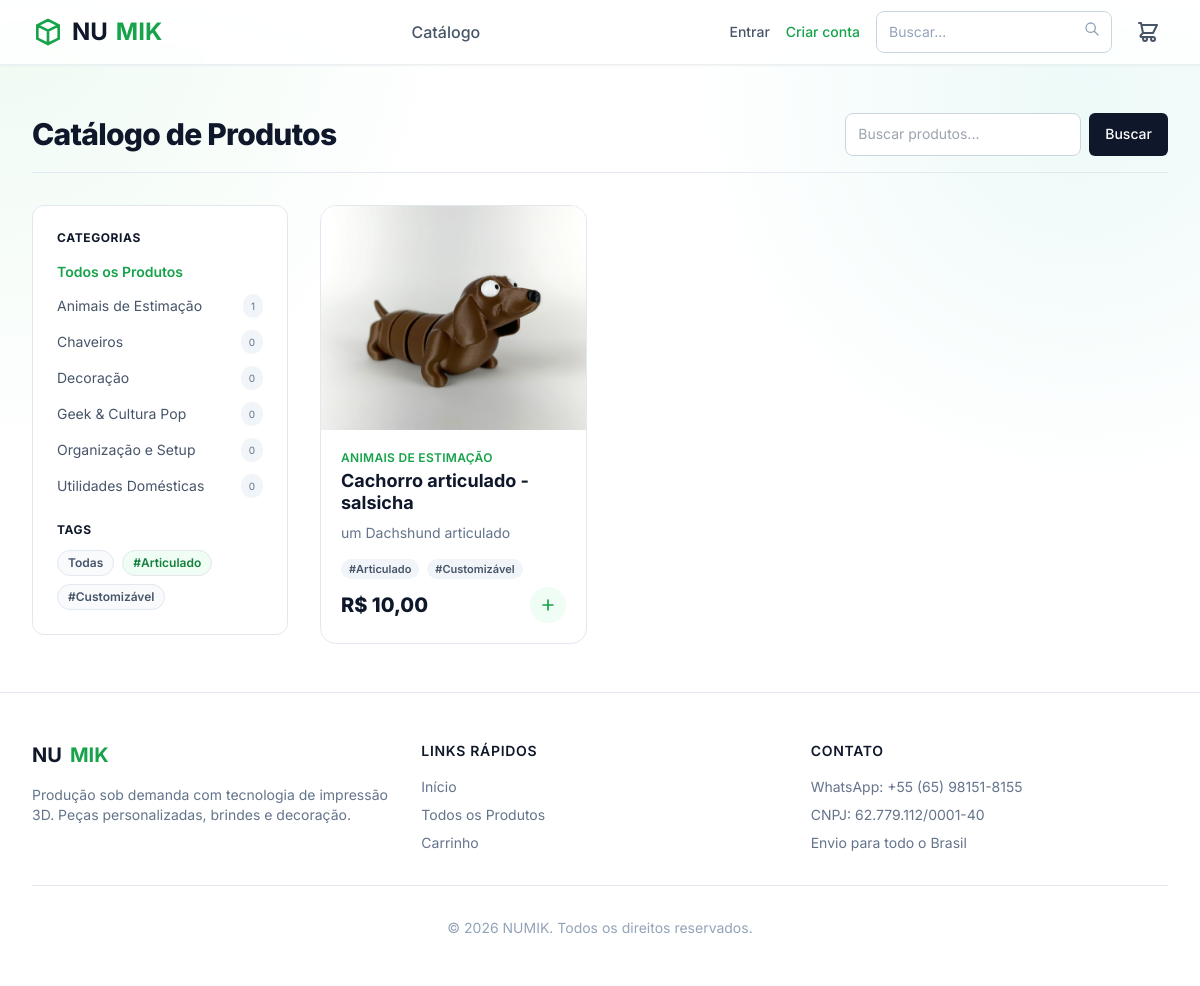
The app's page /produtos/?tag=articulado with its own data.
### catalog/models.py (models this page shows, shortened)
class Category(models.Model):
    name = models.CharField(max_length=150, verbose_name="Nome da Categoria")
    slug = models.SlugField(max_length=150, unique=True)
    description = models.TextField(blank=True, verbose_name="Descrição")
    class Meta:
        verbose_name = "Categoria"
        verbose_name_plural = "Categorias"
        ordering = ['name']

class Tag(models.Model):
    name = models.CharField(max_length=80, unique=True, verbose_name="Nome da Tag")
    slug = models.SlugField(max_length=80, unique=True)
    class Meta:
        verbose_name = "Tag"
        verbose_name_plural = "Tags"
        ordering = ['name']

class Product(models.Model):
    category = models.ForeignKey(Category, related_name='products', on_delete=models.SET_NULL, null=True, blank=True, verbose_name="Categoria")
    name = models.CharField(max_length=200, verbose_name="Nome do Produto")
    slug = models.SlugField(max_length=200, unique=True)
    short_description = models.CharField(max_length=255, verbose_name="Descrição Curta")
    description = models.TextField(verbose_name="Descrição Longa")
    base_price = models.DecimalField(max_digits=10, decimal_places=2, verbose_name="Preço Base")
    is_active = models.BooleanField(default=True, verbose_name="Ativo?")
    lead_time_text = models.CharField(max_length=100, default="Produção em 3 a 5 dias úteis", verbose_name="Prazo Estimado")
    tags = models.ManyToManyField(Tag, related_name='products', blank=True, verbose_name="Tags (#)")
    created_at = models.DateTimeField(auto_now_add=True)
    updated_at = models.DateTimeField(auto_now=True)
    class Meta:
        verbose_name = "Produto"
        verbose_name_plural = "Produtos"
        ordering = ['-created_at']
    def get_absolute_url(self):
        return reverse('catalog:product_detail', kwargs={'slug': self.slug})

class ProductImage(models.Model):
    product = models.ForeignKey(Product, related_name='images', on_delete=models.CASCADE)
    image = models.ImageField(upload_to='products/%Y/%m/%d', verbose_name="Imagem")
    alt_text = models.CharField(max_length=200, blank=True, verbose_name="Texto Alternativo (SEO)")
    order = models.PositiveIntegerField(default=0, verbose_name="Ordem")
    class Meta:
        verbose_name = "Imagem do Produto"
        verbose_name_plural = "Imagens do Produto"
        ordering = ['order']

### catalog/views.py (the view)
# urls.py: path('produtos/', views.product_list, name='product_list'),
def product_list(request):
    products = Product.objects.filter(is_active=True)
    category_slug = request.GET.get('categoria')
    if category_slug:
        products = products.filter(category__slug=category_slug)
    tag_slug = request.GET.get('tag')
    if tag_slug:
        products = products.filter(tags__slug=tag_slug)
    search_query = request.GET.get('q')
    if search_query:
        products = products.filter(name__icontains=search_query)
    categories = Category.objects.all()
    tags = Tag.objects.all()
    return render(request, 'catalog/product_list.html', {
        'products': products.distinct(),
        'categories': categories,
        'current_category': category_slug,
        'search_query': search_query,
        'current_tag': tag_slug,
        'tags': tags,
    })

### cart/cart.py (called while the page is built)
    def get_total_items(self):
        return sum(item['quantity'] for item in self.cart.values())

    def __len__(self):
        return self.get_total_items()

    def _normalize_cart_dict(self, cart_data):
        return {item_id: self._normalize_item(data) for item_id, data in (cart_data or {}).items() if isinstance(data, dict)}

### cart/context_processors.py (called while the page is built)
def cart(request):
    return {'cart': Cart(request)}

### templates/catalog/product_list.html (shortened to what this page needs)
{% extends 'base.html' %}
{% block content %}
<div class="max-w-7xl mx-auto px-4 sm:px-6 lg:px-8 py-12">
    <div class="flex flex-col md:flex-row justify-between items-center mb-8 pb-4 border-b border-slate-200">
        <h1 class="text-3xl font-extrabold text-slate-900 tracking-tight">Catálogo de Produtos</h1>
        <form method="get" class="mt-4 md:mt-0 flex w-full md:w-auto gap-2">
            <input type="text" name="q" value="{{ search_query|default:'' }}" placeholder="Buscar produtos..."
                class="flex-1 md:w-64 bg-white border border-slate-300 rounded-md py-2 px-4 text-sm focus:outline-none focus:ring-2 focus:ring-brand-500 focus:border-brand-500">
            <button type="submit"
                class="bg-slate-900 text-white px-4 py-2 rounded-md hover:bg-slate-800 transition text-sm font-medium">
                Buscar
            </button>
        </form>
    </div>
    <div class="flex flex-col md:flex-row gap-8">
        <aside class="md:w-64 flex-shrink-0">
            <div class="bg-white border text-sm border-slate-200 rounded-xl p-6 sticky top-24">
                <h3 class="font-bold text-slate-900 mb-4 uppercase tracking-wider text-xs">Categorias</h3>
                <ul class="space-y-3">
                    <li>
                        <a href="{% url 'catalog:product_list' %}"
                            class="{% if not current_category %}text-brand-600 font-semibold{% else %}text-slate-600 hover:text-brand-600{% endif %} flex items-center gap-2">
                            Todos os Produtos
                        </a>
                    </li>
                    {% for cat in categories %}
                    <li>
                        <a href="?categoria={{ cat.slug }}"
                            class="{% if current_category == cat.slug %}text-brand-600 font-semibold{% else %}text-slate-600 hover:text-brand-600{% endif %} flex items-center justify-between">
                            {{ cat.name }}
                            <span class="bg-slate-100 text-slate-500 text-[10px] px-2 py-0.5 rounded-full">{{ cat.products.count|default:0 }}</span>
                        </a>
                    </li>
                    {% endfor %}
                </ul>
                {% if tags %}
                <h3 class="font-bold text-slate-900 mt-6 mb-3 uppercase tracking-wider text-xs">Tags</h3>
                <div class="flex flex-wrap gap-2">
                    <a href="{% url 'catalog:product_list' %}"
                        class="px-2.5 py-1 rounded-full text-xs font-semibold border {% if not current_tag %}bg-brand-50 text-brand-700 border-brand-200{% else %}bg-slate-50 text-slate-600 border-slate-200 hover:border-brand-300 hover:text-brand-700{% endif %}">Todas</a>
                    {% for tag in tags %}
                    <a href="?tag={{ tag.slug }}"
                        class="px-2.5 py-1 rounded-full text-xs font-semibold border {% if current_tag == tag.slug %}bg-brand-50 text-brand-700 border-brand-200{% else %}bg-slate-50 text-slate-600 border-slate-200 hover:border-brand-300 hover:text-brand-700{% endif %}">#{{ tag.name }}</a>
                    {% endfor %}
                </div>
                {% endif %}
            </div>
        </aside>
        <div class="flex-1">
            <div class="grid grid-cols-1 sm:grid-cols-2 lg:grid-cols-3 gap-6">
                {% for product in products %}
                <a href="{{ product.get_absolute_url }}"
                    class="group bg-white rounded-2xl border border-slate-200 overflow-hidden hover:shadow-xl hover:border-brand-500 transition-all duration-300 flex flex-col">
                    <div class="aspect-w-4 aspect-h-4 bg-slate-100 relative overflow-hidden h-56">
                        {% if product.images.first %}
                        <img src="{{ product.images.first.image.url }}"
                            alt="{{ product.images.first.alt_text|default:product.name }}"
                            class="w-full h-full object-center object-cover group-hover:scale-105 transition-transform duration-500">
                        {% else %}
                        <div class="absolute inset-0 flex items-center justify-center text-slate-400 text-sm">Sem Imagem
                        </div>
                        {% endif %}
                    </div>
                    <div class="p-5 flex-1 flex flex-col justify-between">
                        <div>
                            <p class="text-xs font-semibold text-brand-600 mb-1 uppercase tracking-wide">
                                {% if product.category %}
                                    {{ product.category.name }}
                                {% else %}
                                    Geral
                                {% endif %}
                            </p>
                            <h3 class="text-lg font-bold text-slate-900 mb-2 leading-tight">{{ product.name }}</h3>
                            <p class="text-slate-500 text-sm line-clamp-2 mb-4">{{ product.short_description }}</p>
                            {% if product.tags.all %}
                            <div class="flex flex-wrap gap-2 mb-2">
                                {% for tag in product.tags.all %}
                                <span class="px-2 py-0.5 rounded-full bg-slate-100 text-[11px] font-semibold text-slate-600">#{{ tag.name }}</span>
                                {% endfor %}
                            </div>
                            {% endif %}
                        </div>
                        <div class="flex items-center justify-between mt-auto">
                            <span class="text-xl font-extrabold text-slate-900">R$ {{ product.base_price }}</span>
                            <form action="{% url 'cart:cart_add' product.id %}" method="post">
                                <button type="submit"
                                    class="text-brand-600 hover:text-brand-700 bg-brand-50 hover:bg-brand-100 p-2 rounded-full transition-colors">
                                    <svg class="w-5 h-5" fill="none" stroke="currentColor" viewBox="0 0 24 24">
                                        <path stroke-linecap="round" stroke-linejoin="round" stroke-width="2"
                                            d="M12 6v6m0 0v6m0-6h6m-6 0H6"></path>
                                    </svg>
                                </button>
                            </form>
                        </div>
                    </div>
                </a>
                {% endfor %}
            </div>
        </div>
    </div>
</div>
{% endblock %}

### templates/base.html (style rules this page uses)
body { background-image: radial-gradient(circle at top left, rgba(34, 197, 94, 0.08), transparent 30%), radial-gradient(circle at 90% 10%, rgba(20, 184, 166, 0.08), transparent 28%); }
input:not([type=radio]):not([type=checkbox]), select, textarea { border-radius: 0.5rem; border: 1px solid #cbd5e1; padding: 0.65rem 0.75rem; width: 100%; background: #fff; transition: border-color 0.2s, box-shadow 0.2s; }

### records on screen
Category: name "Animais de Estimação", products.count "1"
Category: name "Chaveiros", products.count "0"
Category: name "Decoração", products.count "0"
Category: name "Geek & Cultura Pop", products.count "0"
Category: name "Organização e Setup", products.count "0"
Category: name "Utilidades Domésticas", products.count "0"
Tag: name "Articulado"
Tag: name "Customizável"
Product: images.first.image (picture), category.name "ANIMAIS DE ESTIMAÇÃO", name "Cachorro articulado - salsicha", short_description "um Dachshund articulado", base_price "10,00"
